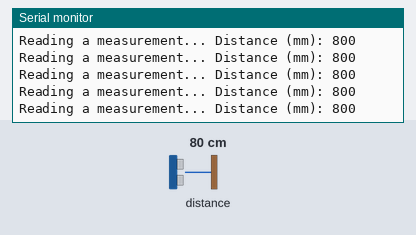
The sketch below on a simulated Arduino Uno, built with avr-gcc and run on an emulated ATmega328P. Parts: the last lines printed to the serial monitor. The test bench sets the inputs (shaded band); at power-on: distance to the obstacle 80 cm.

Above: at 1.2 s.
1.3 s: distance to the obstacle set to 2 cm
At 1.48 s:
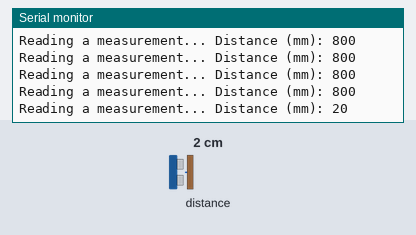
4.3 s: distance to the obstacle set to 250 cm
At 4.42 s:
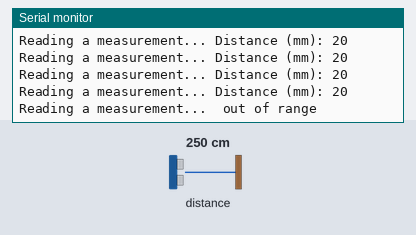

Measured:
- after the input at 1.3 s, the serial monitor: prints a new line after 0.06 s (image 1)

The sketch:

vl53l0x_test.ino
```cpp
#include "Adafruit_VL53L0X.h"

//#define DELAY_TIME 100
Adafruit_VL53L0X lox; //= Adafruit_VL53L0X();
unsigned long curr_time;


void setup() {
  Serial.begin(9600);
  curr_time = millis();

  // wait until serial port opens for native USB devices
  while (! Serial) {
    delay(1);
  }

  Serial.println("Adafruit VL53L0X test");
  lox.begin();
  if (!lox.begin()) {
    Serial.println(F("Failed to boot VL53L0X"));
    while (1);
  }
  // power
  Serial.println(F("VL53L0X API Simple Ranging example\n\n"));
}


void loop() {
  //if (millis() - curr_time > DELAY_TIME) {
//    VL53L0X_RangingMeasurementData_t measure;
//
//    Serial.print("Reading a measurement... ");
//    lox.rangingTest(&measure, false); // pass in 'true' to get debug data printout!
//
//    if (measure.RangeStatus != 4) {  // phase failures have incorrect data
//      Serial.print("Distance (mm): "); Serial.println(measure.RangeMilliMeter);
//    } else {
//      Serial.println(" out of range ");
//    }
//    curr_time = millis();
//  //}
    VL53L0X_RangingMeasurementData_t measure;

  Serial.print("Reading a measurement... ");
  lox.rangingTest(&measure, false); // pass in 'true' to get debug data printout!

  if (measure.RangeStatus != 4) {  // phase failures have incorrect data
    Serial.print("Distance (mm): "); Serial.println(measure.RangeMilliMeter);
  } else {
    Serial.println(" out of range ");
  }

  delay(100);
}
```
